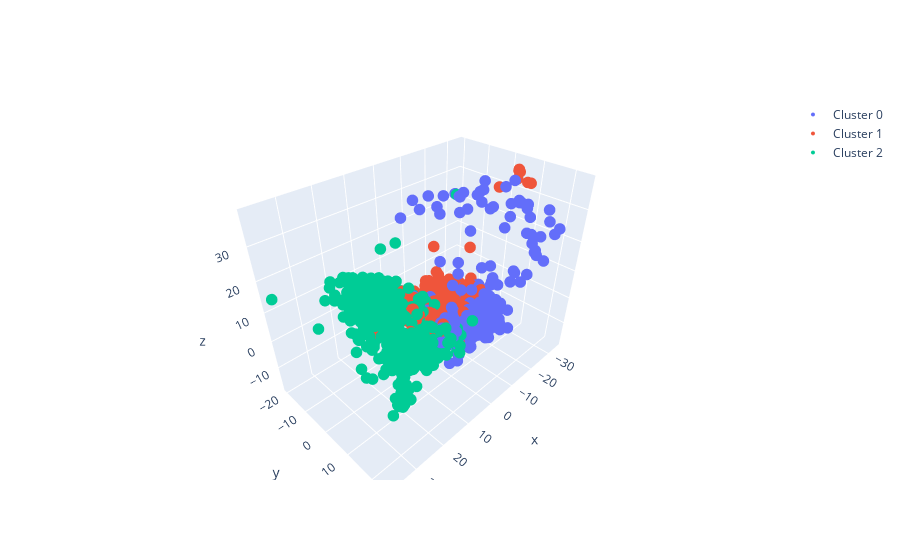

The code cell stored with this chart in its notebook:
### Markdown cell above
## Cluster

### Code cell
vbgmm_cluster(df, n_clusters=3)

### Figure 1 — Plotly figure (JSON) as saved in the notebook; plotly's stock layout.template omitted (floating-point values rounded to 4 significant figures; data arrays with more than 128 entries replaced by an {"elided": "..."} marker saying what was removed)
{"data": [{"marker": {"size": 4}, "mode": "markers", "name": "Cluster 0", "type": "scatter3d", "x": {"elided": "278 float values"}, "y": {"elided": "278 float values"}, "z": {"elided": "278 float values"}}, {"marker": {"size": 4}, "mode": "markers", "name": "Cluster 1", "type": "scatter3d", "x": {"elided": "533 float values"}, "y": {"elided": "533 float values"}, "z": {"elided": "533 float values"}}, {"marker": {"size": 4}, "mode": "markers", "name": "Cluster 2", "type": "scatter3d", "x": {"elided": "649 float values"}, "y": {"elided": "649 float values"}, "z": {"elided": "649 float values"}}], "layout": {}}
